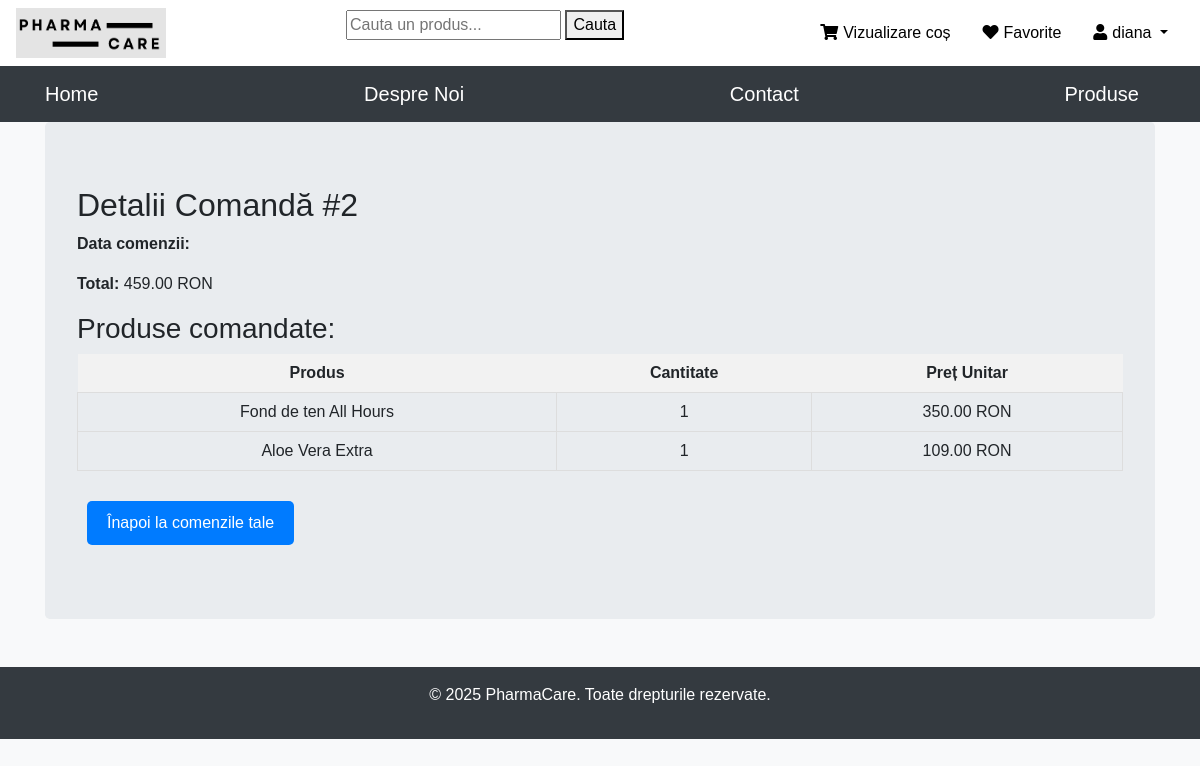
Screenshot of /comanda/2/ (signed in) with the database file from the repository.
### produs/models.py (models this page shows, shortened)
class Comanda(models.Model):
    STATUS_CHOICES = [
        ('Pending', 'În așteptare'),
        ('Processing', 'În procesare'),
        ('Shipped', 'Expediată'),
        ('Delivered', 'Livrată'),
        ('Cancelled', 'Anulată'),
    ]
    user = models.ForeignKey(User, on_delete=models.CASCADE)
    produse = models.ManyToManyField(Produs, through='ComandaFinala')
    data_creare = models.DateTimeField(auto_now_add=True)
    status = models.CharField(max_length=20, choices=STATUS_CHOICES, default='Pending')
    total = models.DecimalField(max_digits=8, decimal_places=2, default=0.00)

class ComandaFinala(models.Model):
    comanda = models.ForeignKey(Comanda, on_delete=models.CASCADE)
    produs = models.ForeignKey(Produs, on_delete=models.CASCADE)
    cantitate = models.PositiveIntegerField(default=1)
    pret_unitar = models.DecimalField(max_digits=6, decimal_places=2)

class Produs(models.Model):
    nume = models.CharField(max_length=100)
    descriere = models.TextField(blank=True, null=True)
    pret = models.DecimalField(max_digits=6, decimal_places=2)
    imagine = models.ImageField(upload_to='produse/', blank = True, null= True)
    category = models.ForeignKey(Category, on_delete=models.CASCADE, related_name="produse",default=1)

### accounts/views.py (the view)
# urls.py: path('comanda/<int:comanda_id>/', detalii_comanda, name='detalii_comanda'),
@login_required
def detalii_comanda(request, comanda_id):
    comanda = get_object_or_404(Comanda, id=comanda_id, user=request.user)
    comanda_finala = ComandaFinala.objects.filter(comanda=comanda)
    return render(request, 'detalii_comanda.html', {'comanda': comanda, 'comanda_finala': comanda_finala})

### accounts/templates/detalii_comanda.html
{% extends 'base.html' %}
{% block content %}
<h2>Detalii Comandă #{{ comanda.id }}</h2>
<p><strong>Data comenzii:</strong> {{ comanda.data_comanda }}</p>
<p><strong>Total:</strong> {{ comanda.total }} RON</p>
<h3>Produse comandate:</h3>
<table>
    <thead>
        <tr>
            <th>Produs</th>
            <th>Cantitate</th>
            <th>Preț Unitar</th>
        </tr>
    </thead>
    <tbody>
        {% for item in comanda_finala %}
        <tr>
            <td>{{ item.produs.nume }}</td>
            <td>{{ item.cantitate }}</td>
            <td>{{ item.pret_unitar }} RON</td>
        </tr>
        {% empty %}
        <tr>
            <td colspan="4">Nu sunt produse în această comandă.</td>
        </tr>
        {% endfor %}
    </tbody>
</table>
<a href="{% url 'vizualizare_comanda' %}" class="btn">Înapoi la comenzile tale</a>
{% endblock %}

### produs/templates/base.html (shortened to what this page needs)
{% load static %}
<html {% if LANGUAGE_CODE %}lang="{{ LANGUAGE_CODE }}" {% endif %} xmlns="http://www.w3.org/1999/html">
<head>
    <link rel="stylesheet" href="https://stackpath.bootstrapcdn.com/bootstrap/4.2.1/css/bootstrap.min.css"
>
    <link rel="stylesheet" href="{% static 'index.css' %}">
    <link rel="stylesheet" href="https://cdnjs.cloudflare.com/ajax/libs/font-awesome/5.15.4/css/all.min.css">
    <link rel="stylesheet" type="text/css" href="https://cdn.jsdelivr.net/npm/slick-carousel/slick/slick.css"/>
    <link rel="stylesheet" type="text/css" href="https://cdn.jsdelivr.net/npm/slick-carousel/slick/slick-theme.css"/>
</head>
<body>
<nav class = 'navbar navbar - white bg-white'>
    <img src="{% static 'imagini/PharmaCare Care.png' %}" alt = 'Sigla' width ='150' height="50">
    <form action="{% url 'cauta_produs' %}" method="GET">
        <input type="text" name="q" placeholder="Cauta un produs..." value="{{ query }}">
        <button type="submit">Cauta</button>
    </form>
    <div class="d-flex align-items-center">
        <div class="nav-item">
            <a class="nav-link text-black" href="{% url 'vizualizare_cos' %}">
                <i class="fas fa-shopping-cart"></i>Vizualizare coș
            </a>
        </div>
        <div class="nav-item">
            <a class="nav-link text-black" href="{% url 'favorites_list' %}">
                <i class="fas fa-heart"></i>Favorite
            </a>
        </div>
        <div class="nav-item dropdown">
            {% if user.is_authenticated %}
            <a class="nav-link dropdown-toggle text-black" href="#" data-toggle= "dropdown">
                <i class="fas fa-user"></i>{{ user.username }}
            </a>
            {% endif %}
        </div>
    </div>
</nav>
<nav class="navbar navbar-expand-lg navbar-dark bg-dark">
    <div class="container fixed">
        <a class="navbar-brand" href="/">Home</a>
        <a class="navbar-brand" href="{% url 'despre_noi' %}">Despre Noi</a>
        <a class="navbar-brand" href="{% url 'contact' %}">Contact</a>
        <a class="navbar-brand" href="{% url 'produse' %}">Produse</a>
    </div>
</nav>
<div class="container">
    <div class="jumbotron">
        {% block content %}{% endblock %}
    </div>
</div>
</body>
<footer class="bg-dark text-white text-center py-3 mt-5">
        <p>&copy; 2025 PharmaCare. Toate drepturile rezervate.</p>
    </footer>
</body>
</html>
</html>

### produs/static/index.css (style rules this page uses)
body { background-color: black; }
table { width: 100%; border-collapse: collapse; margin-bottom: 20px; }
th { padding: 10px 15px; background-color: #f2f2f2; text-align: center; }
td { padding: 10px 15px; border: 1px solid #ddd; text-align: center; }
tr { margin-bottom: 10px; }
.nav-link i { margin-right: 5px; }
.nav-link.text-black { color: black !important; }
.nav-item.dropdown .nav-link { color: black; }
.nav-link i.fa-shopping-cart, .nav-link i.fa-user { color: black; }
.btn { display: inline-block; padding: 12px 30px; font-size: 1.2rem; background-color: #3498db; color: white; text-decoration: none; border-radius: 50px; transition: background-color 0.3s ease; margin: 10px; }
body { font-family: 'Poppins', sans-serif; background-color: #f8f9fa; margin: 0; padding: 0; }
.btn { display: inline-block; padding: 10px 20px; font-size: 1rem; color: white; background-color: #007bff; border: none; border-radius: 5px; text-decoration: none; transition: background 0.3s ease; cursor: pointer; }

### rows the page displays
Comanda: id "2", total "459.00"
ComandaFinala: produs.nume "Fond de ten All Hours", cantitate "1", pret_unitar "350.00"
ComandaFinala: produs.nume "Aloe Vera Extra", cantitate "1", pret_unitar "109.00"

### other values shown
{{ user.username }} "diana"
